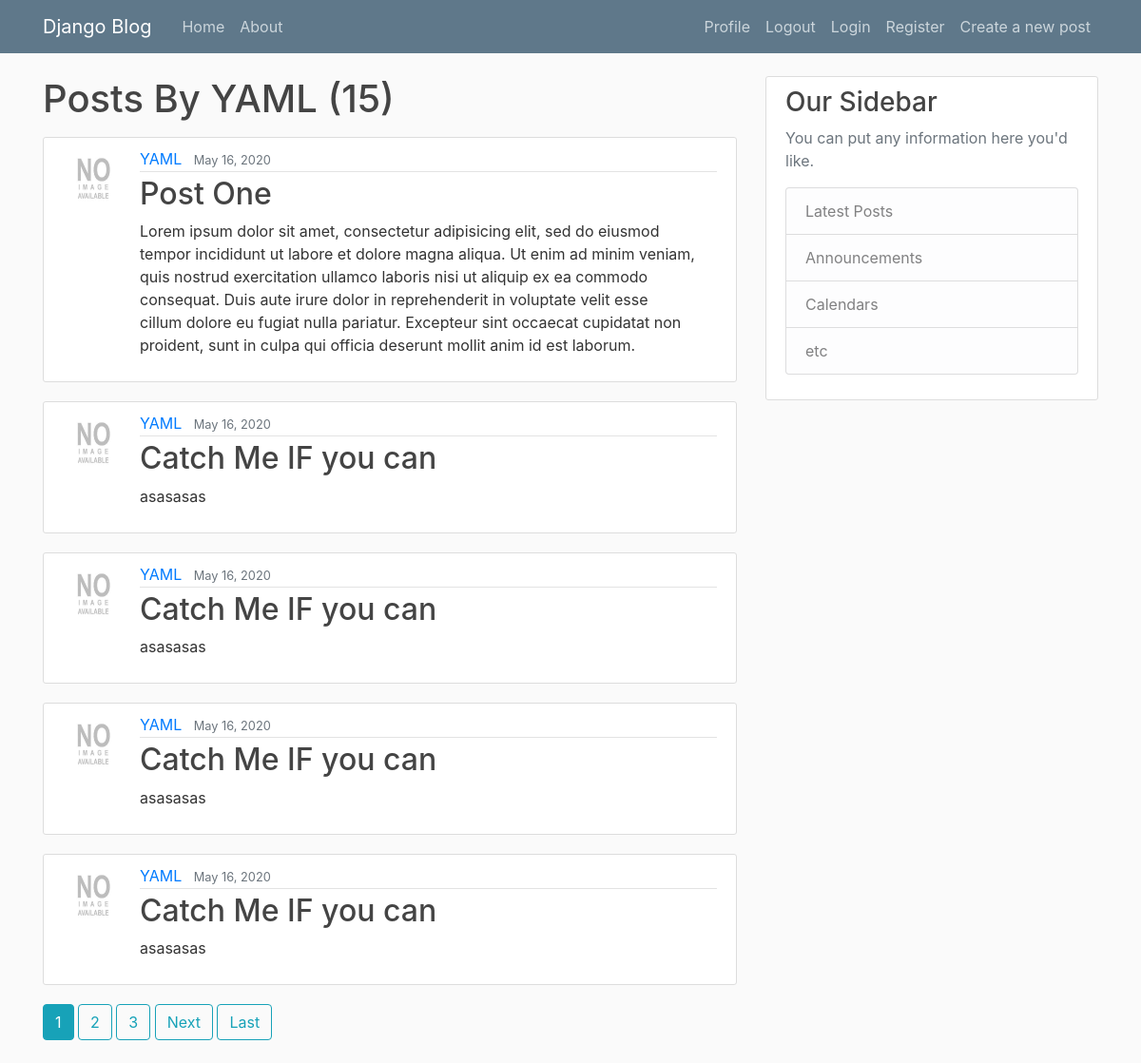
Screenshot of /user/YAML/ with the database file from the repository.
### blog/models.py (models this page shows, shortened)
class Post(models.Model):
	title = models.CharField(max_length=1000)
	content = models.TextField()
	date_posted = models.DateTimeField(default=timezone.now)
	author = models.ForeignKey(User, on_delete=models.CASCADE)

### users/models.py (models this page shows, shortened)
class Profile(models.Model):
	user = models.OneToOneField(User, on_delete=models.CASCADE)
	image = models.ImageField(default='default.jpg', upload_to='profile/pics')

### blog/views.py (the view)
# urls.py: path('user/<str:username>/', UserPostListView.as_view(), name='user-posts'),
class UserPostListView(ListView):
	model = Post
	template_name = 'blog/user_posts.html'
	context_object_name = 'Post'
	paginate_by = 5
	def get_queryset(self):
		user = get_object_or_404(User, username = self.kwargs.get('username'))
		return Post.objects.filter(author=user).order_by('date_posted')

### blog/templates/blog/user_posts.html (shortened to what this page needs)
{% extends "blog/base.html" %}
{% block content %}
  <h1 class="mb-3">Posts By  {{ view.kwargs.username }} ({{ page_obj.paginator.count }}) </h1>
    {% for post in Post %}
        <article class="media content-section">
          <img class="rounded-circle article-img" src="{{ post.author.profile.image.url }}">
          <div class="media-body">
            <div class="article-metadata">
              <a class="mr-2" href="{% url 'user-posts' post.author.username %}">{{ post.author }}</a>
              <small class="text-muted">{{ post.date_posted|date:"F d, Y" }}</small>
            </div>
            <h2><a class="article-title" href="{% url 'post-detail' post.id %}">{{ post.title }}</a></h2>
            <p class="article-content">{{ post.content }}</p>
          </div>
        </article>
    {% endfor %}
    {% if is_paginated %}
      {% for num in page_obj.paginator.page_range %}
        {% if page_obj.number == num %}
          <a class="btn btn-info mb-4" href="?page={{ num }}">{{ num }}</a>
        {% elif num > page_obj.number|add:'-3' and num < page_obj.number|add:'3' %}
          <a class="btn btn-outline-info mb-4" href="?page={{ num }}">{{ num }}</a>
        {% endif %}
      {% endfor %}
      {% if page_obj.has_next %}
        <a class="btn btn-outline-info mb-4" href="?page={{ page_obj.next_page_number }}">Next</a>
        <a class="btn btn-outline-info mb-4" href="?page={{ page_obj.paginator.num_pages }}">Last</a>
      {% endif %}
    {% endif %}
{% endblock content %}

### blog/static/blog/main.css (style rules this page uses)
body { background: #fafafa; color: #333333; margin-top: 5rem; }
h1, h2, h3, h4, h5, h6 { color: #444444; }
.content-section { background: #ffffff; padding: 10px 20px; border: 1px solid #dddddd; border-radius: 3px; margin-bottom: 20px; }
.article-title { color: #444444; }
.article-content { white-space: pre-line; }
.article-img { height: 65px; width: 65px; margin-right: 16px; }
.article-metadata { padding-bottom: 1px; margin-bottom: 4px; border-bottom: 1px solid #e3e3e3 }

### rows the page displays
Post: author.profile.image (placeholder picture), author "YAML", date_posted "May 16, 2020", title "Post One", content "Lorem ipsum dolor sit amet, consectetur adipisicing elit, sed do eiusmod tempor incididunt ut labore et dolore magna aliqua. Ut enim ad minim veniam, quis nostrud exercitation ullamco laboris nisi ut aliquip ex ea commodo consequat. Duis aute irure dolor in reprehenderit in voluptate velit esse cillum dolore eu fugiat nulla pariatur. Excepteur sint occaecat cupidatat non proident, sunt in culpa qui officia deserunt mollit anim id est laborum."
Post: author.profile.image (placeholder picture), author "YAML", date_posted "May 16, 2020", title "Catch Me IF you can", content "asasasas"
Post: author.profile.image (placeholder picture), author "YAML", date_posted "May 16, 2020", title "Catch Me IF you can", content "asasasas"
Post: author.profile.image (placeholder picture), author "YAML", date_posted "May 16, 2020", title "Catch Me IF you can", content "asasasas"
Post: author.profile.image (placeholder picture), author "YAML", date_posted "May 16, 2020", title "Catch Me IF you can", content "asasasas"

### other values shown
{{ view.kwargs.username }} "YAML"
{{ page_obj.paginator.count }} "15"
{{ num }} "1"
{{ num }} "2" "3"
